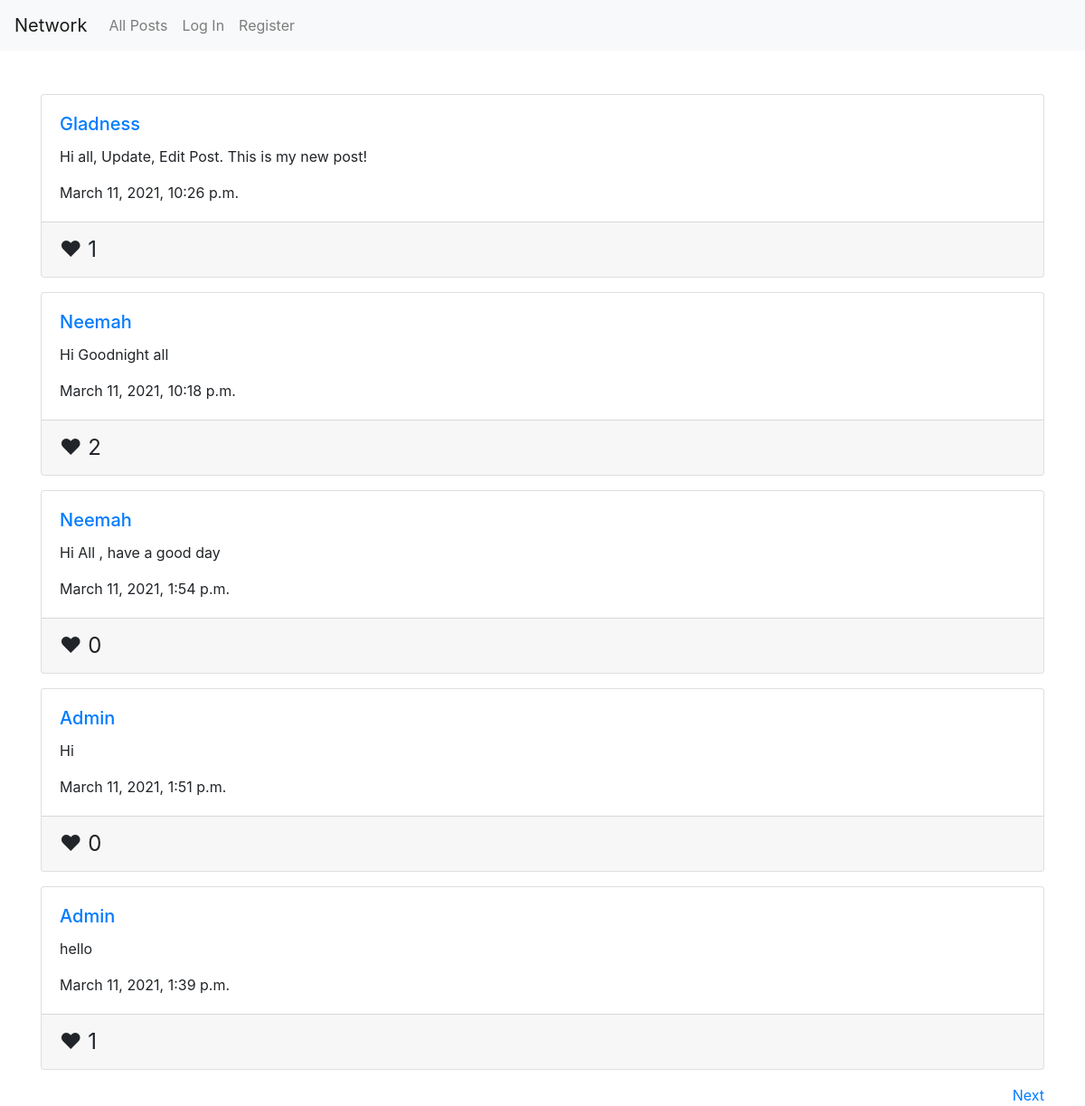
The page / on the database its author committed.
### network/models.py (models this page shows, shortened)
class Post(models.Model):
    content = models.CharField(max_length=126)
    author = models.ForeignKey("network.User", on_delete=models.CASCADE, related_name="posts")
    date_created = models.DateTimeField(default=timezone.now)
    class Meta:
        ordering = ('-date_created',)

class User(AbstractUser):
    follows = models.ManyToManyField(
        'self',
        related_name='followed_by',
        symmetrical=False
    )
    likes = models.ManyToManyField(
        'network.Post',
        related_name='liked_by',
    )

### network/views.py (the view, shortened to what this page needs)
# urls.py: path("", views.IndexView.as_view(), name="index"),
class IndexView(View):
    form_class = PostForm
    def get(self, request, *args, **kwargs):
        post_list = Post.objects.all()
        page = request.GET.get('page', 1)
        posts = paginate(post_list, page)
        if request.user.is_authenticated:
            form = self.form_class()
        else:
            form = None
        context = {'posts': posts, 'form': form}
        return render(request, "network/index.html", context)

### network/views.py (called while the page is built)
def paginate(post_list, page):
    paginator = Paginator(post_list, 5)
    try:
        posts = paginator.page(page)
    except PageNotAnInteger:
        posts = paginator.page(1)
    except EmptyPage:
        posts = paginator.page(paginator.num_pages)
    return posts

### network/templates/network/index.html (shortened to what this page needs)
{% extends "network/layout.html" %}
{% block body %}
    <br>
    {% include 'network/new_post.html' %}
{% endblock %}

### network/templates/network/new_post.html (shortened to what this page needs)
{% for post in posts %}
    <div class="card post-card my-3">
        <div class="card-body card-content">
            <h5 class="card-title"><a href="{% url 'profile' post.author.username %}">{{ post.author.username }}</a></h5>
            <p class="card-text">{{ post.content }}</p>
            <p class="card-text">{{ post.date_created }}</p>
        </div>
        <div class="card-footer">
            <div class="likes" data-post-id="{{ post.id }}">
                <span class="{% if user.is_authenticated %}like-button {% endif %}{% if user in post.liked_by.all %}liked{% endif %}">&#9829;</span>
                <span class="like-count">{{ post.liked_by.count }}</span>
            </div>
        </div>
    </div>
    {% empty %}
    <p>There are no posts.</p>
{% endfor %}
{% if posts.has_other_pages %}
    <div class="pages">
        {% if posts.has_next %}
        <a href="?page={{ posts.next_page_number }}" class="next">Next</a>
        {% endif %}
    </div>
{% endif %}

### network/static/network/styles.css (style rules this page uses)
.likes { display: inline; font-size: 1.5rem; width: 25%; }
.next { float: right; }

### rows shown on the page
Post: author.username "Gladness", content "Hi all, Update, Edit Post. This is my new post!", date_created "March 11, 2021, 10:26 p.m.", liked_by.count "1"
Post: author.username "Neemah", content "Hi Goodnight all", date_created "March 11, 2021, 10:18 p.m.", liked_by.count "2"
Post: author.username "Neemah", content "Hi All , have a good day", date_created "March 11, 2021, 1:54 p.m.", liked_by.count "0"
Post: author.username "Admin", content "Hi", date_created "March 11, 2021, 1:51 p.m.", liked_by.count "0"
Post: author.username "Admin", content "hello", date_created "March 11, 2021, 1:39 p.m.", liked_by.count "1"
